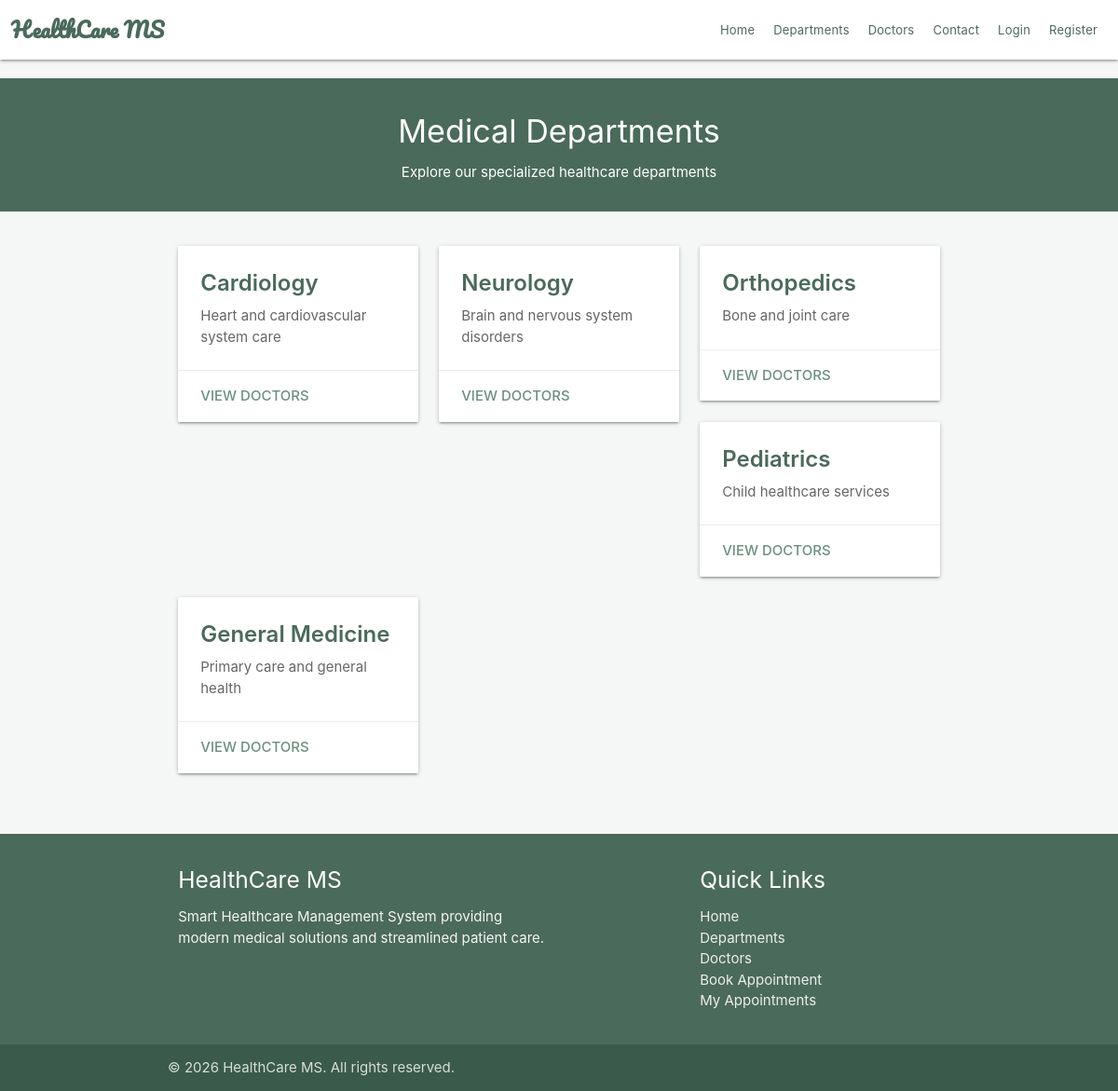
The page /departments.php on the database its author committed.
### tables this page shows
CREATE TABLE `departments` (
    `id` int(11) NOT NULL,
    `dept_name` varchar(250) NOT NULL,
    `short_desc` varchar(250) NOT NULL,
    `long_desc` varchar(500) NOT NULL
);

### departments.php (the view, shortened to what this page needs)
<?php
require_once('backends/connection-pdo.php');
$sql = "SELECT * FROM departments";
$query = $pdoconn->prepare($sql);
$query->execute();
$departments = $query->fetchAll(PDO::FETCH_ASSOC);
?>
<!DOCTYPE html>
<html lang="en">
<head>
    <link rel="stylesheet" href="https://cdnjs.cloudflare.com/ajax/libs/materialize/1.0.0/css/materialize.min.css">
    <link rel="stylesheet" href="css/style.css">
    <link rel="stylesheet" href="css/healthcare-theme.css">
</head>
<body>
    <?php require('chunks/navbar.php'); ?>
    <div class="section white-text center" style="background: #4a6a5c; margin-top: 20px;">
        <h4>Medical Departments</h4>
        <p>Explore our specialized healthcare departments</p>
    </div>
    <div class="container" style="margin-top: 30px; margin-bottom: 50px;">
        <div class="row">
            <?php if (count($departments) > 0): ?>
                <?php foreach ($departments as $dept): ?>
                    <div class="col s12 m6 l4">
                        <div class="card hoverable">
                            <div class="card-content">
                                <span class="card-title" style="color: #4a6a5c; font-weight: 600;"><?php echo htmlspecialchars($dept['dept_name']); ?></span>
                                <p style="color: #666;"><?php echo htmlspecialchars($dept['short_desc']); ?></p>
                            </div>
                            <div class="card-action">
                                <a href="doctors.php?dept_id=<?php echo $dept['id']; ?>" style="color: #6b9080; font-weight: 500;">View Doctors</a>
                            </div>
                        </div>
                    </div>
                <?php endforeach; ?>
            <?php else: ?>
                <div class="col s12 center">
                    <h5 style="color: #999;">No departments available yet.</h5>
                </div>
            <?php endif; ?>
        </div>
    </div>
    <?php require('chunks/footer.php'); ?>
</body>
</html>

### css/healthcare-theme.css (style rules this page uses)
:root { --primary: #6b9080; --primary-dark: #4a6a5c; --primary-light: #8ca699; --bg-light: #f4f7f6; }
body { background-color: var(--bg-light); }
.card .card-action a { color: var(--primary) !important; }

### rows shown on the page
departments: dept_name "Cardiology", short_desc "Heart and cardiovascular system care"
departments: dept_name "Neurology", short_desc "Brain and nervous system disorders"
departments: dept_name "Orthopedics", short_desc "Bone and joint care"
departments: dept_name "Pediatrics", short_desc "Child healthcare services"
departments: dept_name "General Medicine", short_desc "Primary care and general health"
